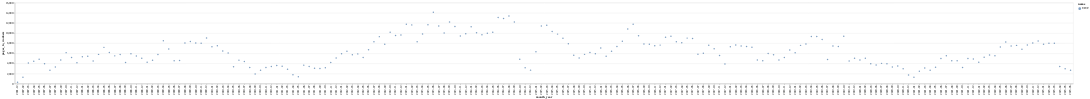

Notebook code for this chart:
### Code cell
selector = alt.selection_point(encodings=['color'])
alt.Chart(scans_and_workers.loc[scans_and_workers['name']=='UIUC']).mark_circle().encode(
    x='month_year:N',
    y='pages_to_workers:Q',
    color = alt.condition(selector, 'name:N', alt.value('lightgray'))
).add_params(selector).interactive()

### Figure 1 — Vega-Lite specification as saved in the notebook (floating-point values rounded to 4 significant figures; data arrays with more than 128 entries replaced by an {"elided": "..."} marker saying what was removed)
{"config": {"view": {"continuousWidth": 300, "continuousHeight": 300}}, "data": {"name": "data-6ea2381fa283ebfbfee395b2dd93ef80"}, "mark": {"type": "circle"}, "encoding": {"color": {"condition": {"param": "param_43", "field": "name", "type": "nominal"}, "value": "lightgray"}, "x": {"field": "month_year", "type": "nominal"}, "y": {"field": "pages_to_workers", "type": "quantitative"}}, "params": [{"name": "param_43", "select": {"type": "point", "encodings": ["color"]}}, {"name": "param_44", "select": {"type": "interval", "encodings": ["x", "y"]}, "bind": "scales"}], "$schema": "https://vega.github.io/schema/vega-lite/v5.14.1.json", "datasets": {"data-6ea2381fa283ebfbfee395b2dd93ef80": {"elided": "196 records"}}}
